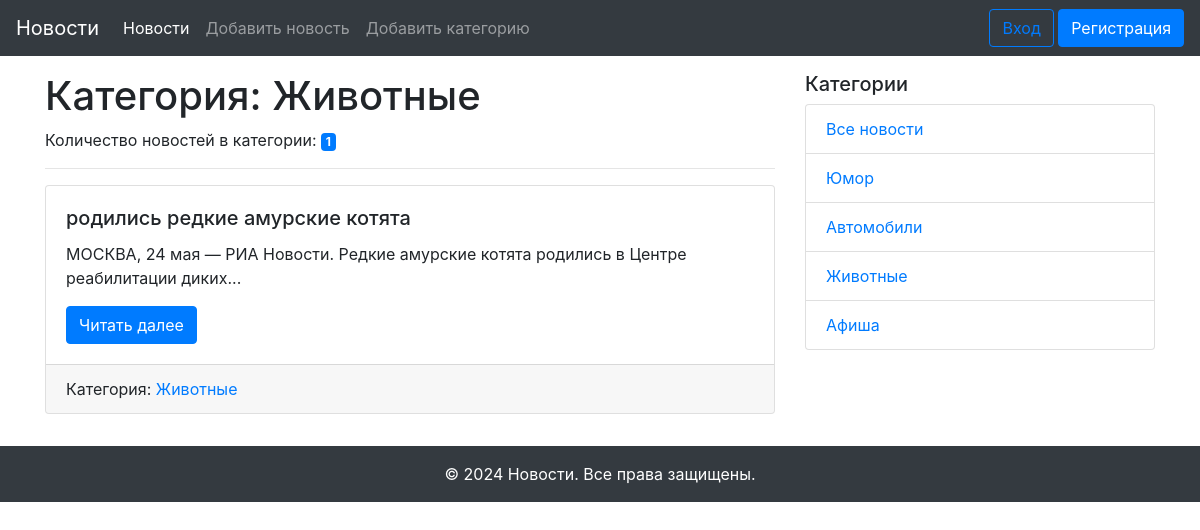
The page /category/3 on the database its author committed.
### app/models.py (models this page shows, shortened)
class Category(db.Model):
    id = db.Column(db.Integer, primary_key=True)
    title = db.Column(db.String(255), nullable=False)
    news = db.relationship('News', back_populates='category')

class News(db.Model):
    id = db.Column(db.Integer, primary_key=True)
    title = db.Column(db.String(255), unique=True, nullable=False)
    text = db.Column(db.Text, nullable=False)
    create_date = db.Column(db.DateTime, default=datetime.utcnow)
    category_id = db.Column(db.Integer, db.ForeignKey('category.id') ,nullable=True)
    category = db.relationship('Category', back_populates='news')
    user_id = db.Column(db.Integer, db.ForeignKey('user.id'))
    user = db.relationship('User', back_populates='news')

### app/views.py (the view)
@app.route('/category/<int:id>')
def category(id):
    category = Category.query.get(id)
    news = category.news
    category_name = category.title
    categories = Category.query.all()
    return render_template('category.html', news=news,
                           category_name=category_name, categories=categories)

### app/templates/category.html (shortened to what this page needs)
{% extends "base.html" %}
{% block content %}
    <h1>Категория: {{ category_name }}</h1>
    <p>Количество новостей в категории: <span class="badge badge-primary">{{ news|length }}</span></p>
    <hr>
    {% for news in news %}
        <div class="card mb-3">
          <div class="card-body">
            <h5 class="card-title">{{ news.title }}</h5>
             <p class="card-text">{{ news.text|truncate(100) }}</p>
            <a href="{{ url_for('news_detail', id=news.id) }}" class="btn btn-primary">Читать далее</a>
          </div>
                <div class="card-footer">
              {% if news.category %}
                <span class="card-link">Категория: <a href="{{ url_for('category', id=news.category.id) }}">{{ news.category.title }}</a></span>
              {% endif %}
            </div>
        </div>
    {% endfor %}
{% endblock content %}

### app/templates/side_navigation.html
        <div class="col-md-4">
          <h5>Категории</h5>
          <ul class="list-group">
            <li class="list-group-item"><a href="{{url_for('index')}}">Все новости</a></li>
            {%for category in categories%}
              <li class="list-group-item"><a href="{{url_for('category', id=category.id)}}">{{category.title}}</a></li>
            {%endfor%}
          </ul>
        </div>

### rows shown on the page
Category: title "Животные"
News: title "родились редкие амурские котята", text "МОСКВА, 24 мая — РИА Новости. Редкие амурские котята родились в Центре реабилитации диких...", category "Животные"
Category: title "Юмор"
Category: title "Автомобили"
Category: title "Афиша"

### other values the page prints
{{ news|length }} "1"
